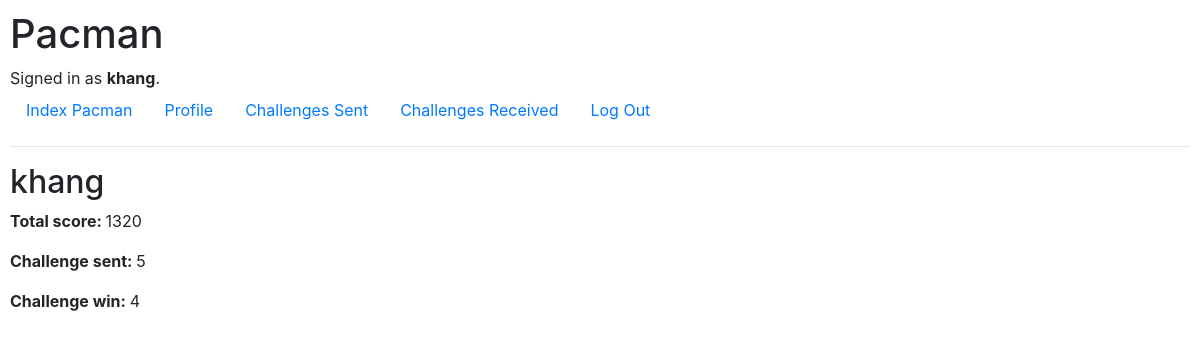
The app's page /profile (signed in) with its own data.
### pacman/models.py (models this page shows)
class User(AbstractUser):
    score = models.IntegerField(default = 0)
    challenge_sent = models.IntegerField(default = 0)
    challenge_win = models.IntegerField(default = 0)

### pacman/views.py (the view)
# urls.py: path("profile", views.profile, name="profile"),
@login_required
def profile(request):
    if request.method == "GET":
        user_entry = User.objects.get(username = request.user.username)
        return render(request, "pacman/profile.html", {
            "user_entry": user_entry
        })

### pacman/templates/pacman/profile.html
{% extends "pacman/layout.html" %}
{% load static %}
{% block body %}
    <h2> {{user_entry.username}} </h2>
    <p><strong> Total score: </strong> {{user_entry.score}} </p>
    <p><strong> Challenge sent: </strong> {{user_entry.challenge_sent}} </p>
    <p><strong> Challenge win: </strong> {{user_entry.challenge_win}} </p>
{% endblock %}

### pacman/templates/pacman/layout.html (shortened to what this page needs)
{% load static %}
<!DOCTYPE html>
<html lang="en">
    <head>
        <link rel="stylesheet" href="https://stackpath.bootstrapcdn.com/bootstrap/4.4.1/css/bootstrap.min.css">
        <link href="{% static 'pacman/styles.css' %}" rel="stylesheet">
    </head>
    <body>
        <h1> Pacman </h1>
        <div>
            {% if user.is_authenticated %}
                Signed in as <strong>{{ user.username }}</strong>.
            {% else %}
                Not signed in.
            {% endif %}
        </div>
        <ul class="nav">
            <li class="nav-item">
                <a class="nav-link" href="{% url 'index' %}"> Index Pacman </a>
            </li>
            {% if user.is_authenticated %}
                <li class="nav-item">
                    <a class="nav-link" href="/profile"> Profile </a>
                </li>
                <li class="nav-item">
                    <a class="nav-link" href="/challenges/sent"> Challenges Sent </a>
                </li>
                <li class="nav-item">
                    <a class="nav-link" href="/challenges/received"> Challenges Received </a>
                </li>
                <li class="nav-item">
                    <a class="nav-link" href="{% url 'logout' %}">Log Out</a>
                </li>
            {% endif %}
        </ul>
        <hr>
        {% block body %}
        {% endblock %}
    </body>
</html>

### pacman/static/pacman/styles.css (style rules this page uses)
body { margin: 10px; }

### records on screen
User: username "khang", score "1320", challenge_sent "5", challenge_win "4"
